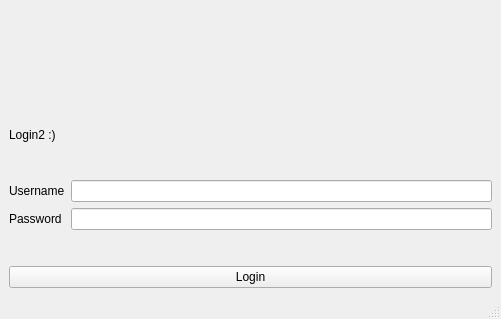
<?xml version="1.0" encoding="UTF-8"?>
<ui version="4.0">
 <class>simpleLogin</class>
 <widget class="QMainWindow" name="simpleLogin">
  <property name="geometry">
   <rect>
    <x>0</x>
    <y>0</y>
    <width>501</width>
    <height>319</height>
   </rect>
  </property>
  <property name="windowTitle">
   <string>ViUR Admin Updater</string>
  </property>
  <property name="windowIcon">
   <iconset>
    <normaloff>:icons/viup.png</normaloff>:icons/viup.png</iconset>
  </property>
  <widget class="QWidget" name="centralwidget">
   <layout class="QVBoxLayout" name="verticalLayout">
    <item>
     <widget class="QLabel" name="label_4">
      <property name="text">
       <string/>
      </property>
      <property name="pixmap">
       <pixmap>../icons/weihnachten-2019-gruen.jpg</pixmap>
      </property>
      <property name="scaledContents">
       <bool>true</bool>
      </property>
     </widget>
    </item>
    <item>
     <widget class="QLabel" name="statusLbl">
      <property name="text">
       <string>Login2 :)</string>
      </property>
     </widget>
    </item>
    <item>
     <layout class="QFormLayout" name="formLayout">
      <item row="0" column="0">
       <widget class="QLabel" name="label">
        <property name="text">
         <string>Username</string>
        </property>
       </widget>
      </item>
      <item row="1" column="0">
       <widget class="QLabel" name="label_2">
        <property name="text">
         <string>Password</string>
        </property>
       </widget>
      </item>
      <item row="0" column="1">
       <widget class="QLineEdit" name="usernameEdit">
        <property name="echoMode">
         <enum>QLineEdit::Normal</enum>
        </property>
       </widget>
      </item>
      <item row="1" column="1">
       <widget class="QLineEdit" name="passwordEdit">
        <property name="echoMode">
         <enum>QLineEdit::Password</enum>
        </property>
       </widget>
      </item>
     </layout>
    </item>
    <item>
     <widget class="QPushButton" name="loginBtn">
      <property name="text">
       <string>Login</string>
      </property>
     </widget>
    </item>
   </layout>
  </widget>
  <widget class="QMenuBar" name="menubar">
   <property name="geometry">
    <rect>
     <x>0</x>
     <y>0</y>
     <width>501</width>
     <height>29</height>
    </rect>
   </property>
  </widget>
  <widget class="QStatusBar" name="statusbar"/>
 </widget>
 <resources/>
 <connections/>
</ui>
